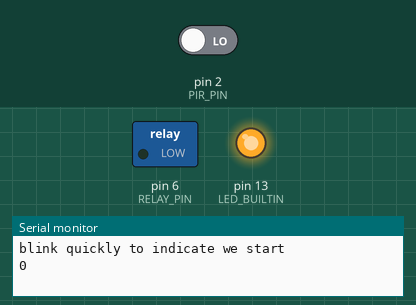
The sketch below on a simulated Arduino Uno, built with avr-gcc and run on an emulated ATmega328P. Parts: switched loads named in the sketch (green lamp = pin HIGH), output pins drawn as LEDs (lit = HIGH), the last lines printed to the serial monitor. Inputs (shaded band) come from the test bench; at power-on: pin 2 (PIR_PIN) LOW. Random numbers use the default seed unless the sketch sets one.

Above: at 0.1 s.
At 30.3 s:
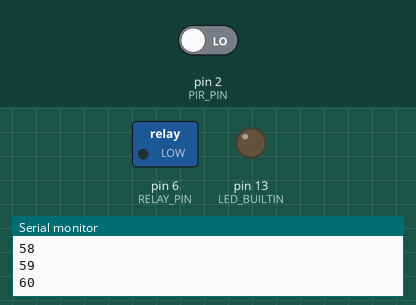
Timing chart, 0 to 31.8 s (numbered marks = the images above):
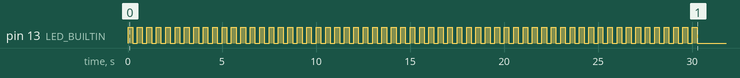

The sketch:

turret.ino
```cpp
const int RELAY_PIN = 6;
const int PIR_PIN = 2;
const int MAX_TRIGGERS = 20;
const int SHOOT_INTERVAL = 300;
int triggerCounter = 0;
int val = 0;
long randDelay;

void setup() {
    Serial.begin(9600);
    randomSeed(analogRead(0));
    pinMode(LED_BUILTIN, OUTPUT);
    pinMode(PIR_PIN, INPUT);

    pinMode(RELAY_PIN, OUTPUT);
    digitalWrite(RELAY_PIN, LOW);

    Serial.println("blink quickly to indicate we start");
    for (int i = 0; i <= 60; i++) {
        Serial.println(i);
        digitalWrite(LED_BUILTIN, HIGH);
        delay(250);
        digitalWrite(LED_BUILTIN, LOW);
        delay(250);
    }
    Serial.println("ready");
}

void loop() {

    val = digitalRead(PIR_PIN);
    if (triggerCounter > MAX_TRIGGERS) {
        Serial.println("blocked");
        delay(10000);
        return;
    }

    Serial.println(val);
    if (val == HIGH) {
        triggerCounter++;
        if (triggerCounter > 8) {
            randDelay= (random(1, 6) * triggerCounter) * 1000;
            Serial.print("random delay: ");
            Serial.println(randDelay);
            delay(randDelay);
        }
        Serial.println("shooting start");
        digitalWrite(RELAY_PIN, HIGH);
        digitalWrite(LED_BUILTIN, HIGH);
        delay(SHOOT_INTERVAL);
        Serial.println("shooting stop");
        digitalWrite(RELAY_PIN, LOW);
        digitalWrite(LED_BUILTIN, LOW);

    }
    delay(1000);
}
```
